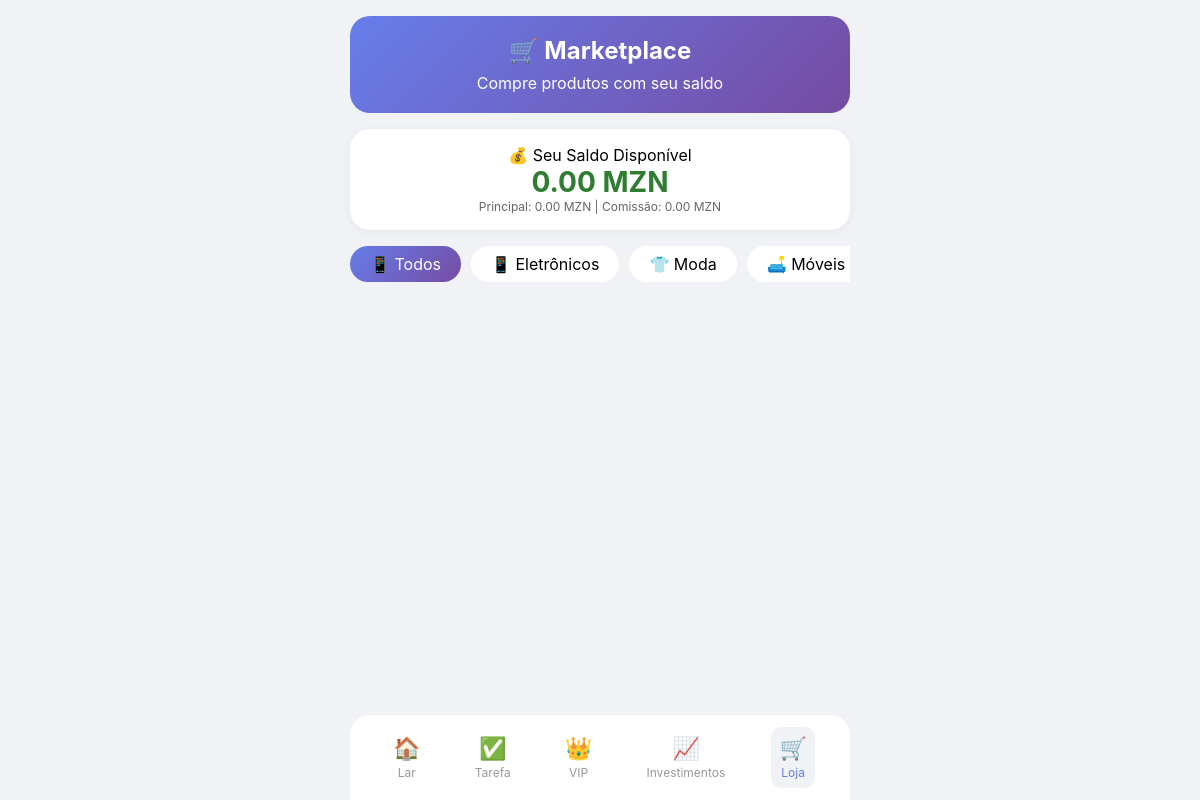
The page /shop (signed in) on the database as committed earlier.
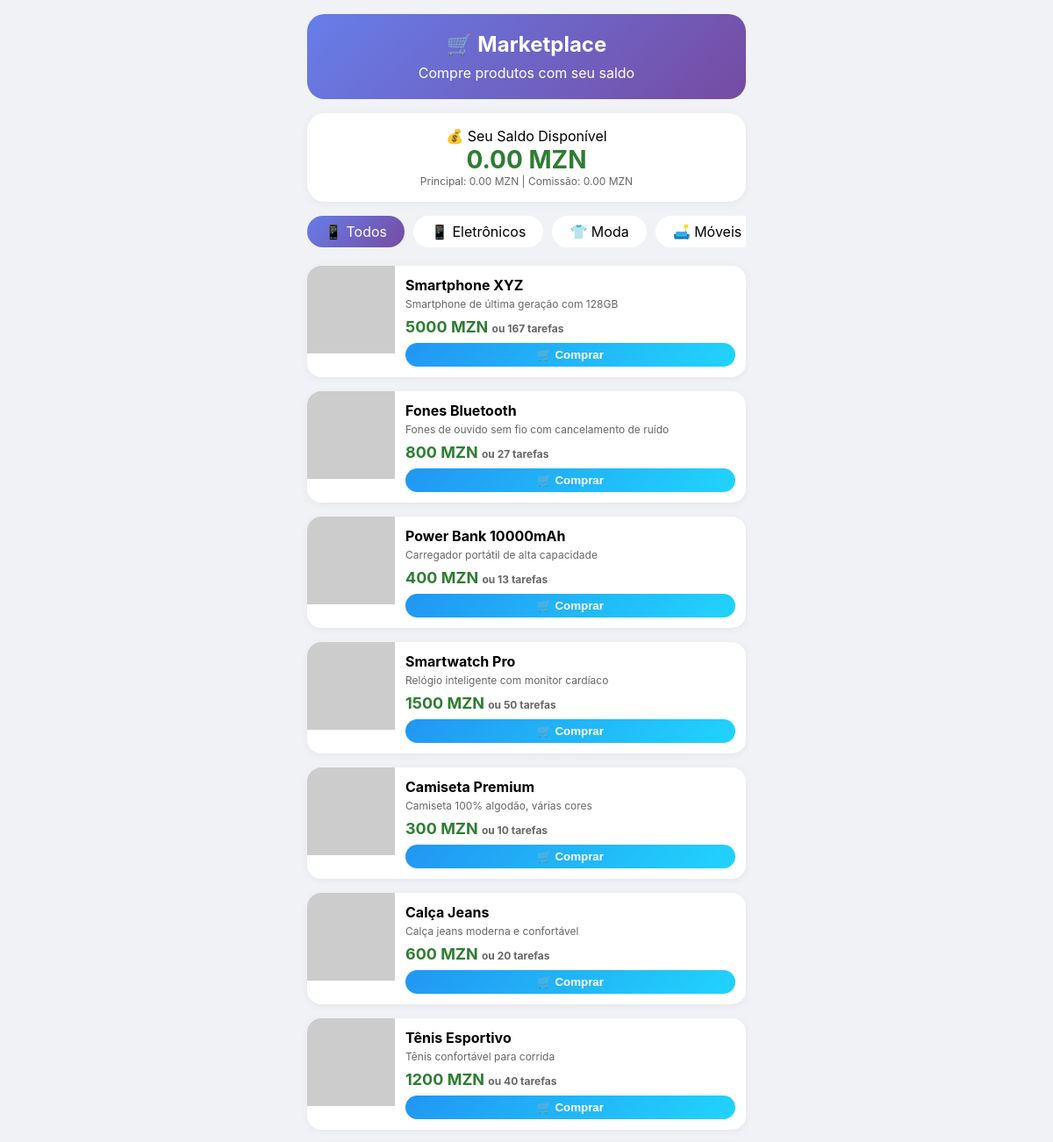
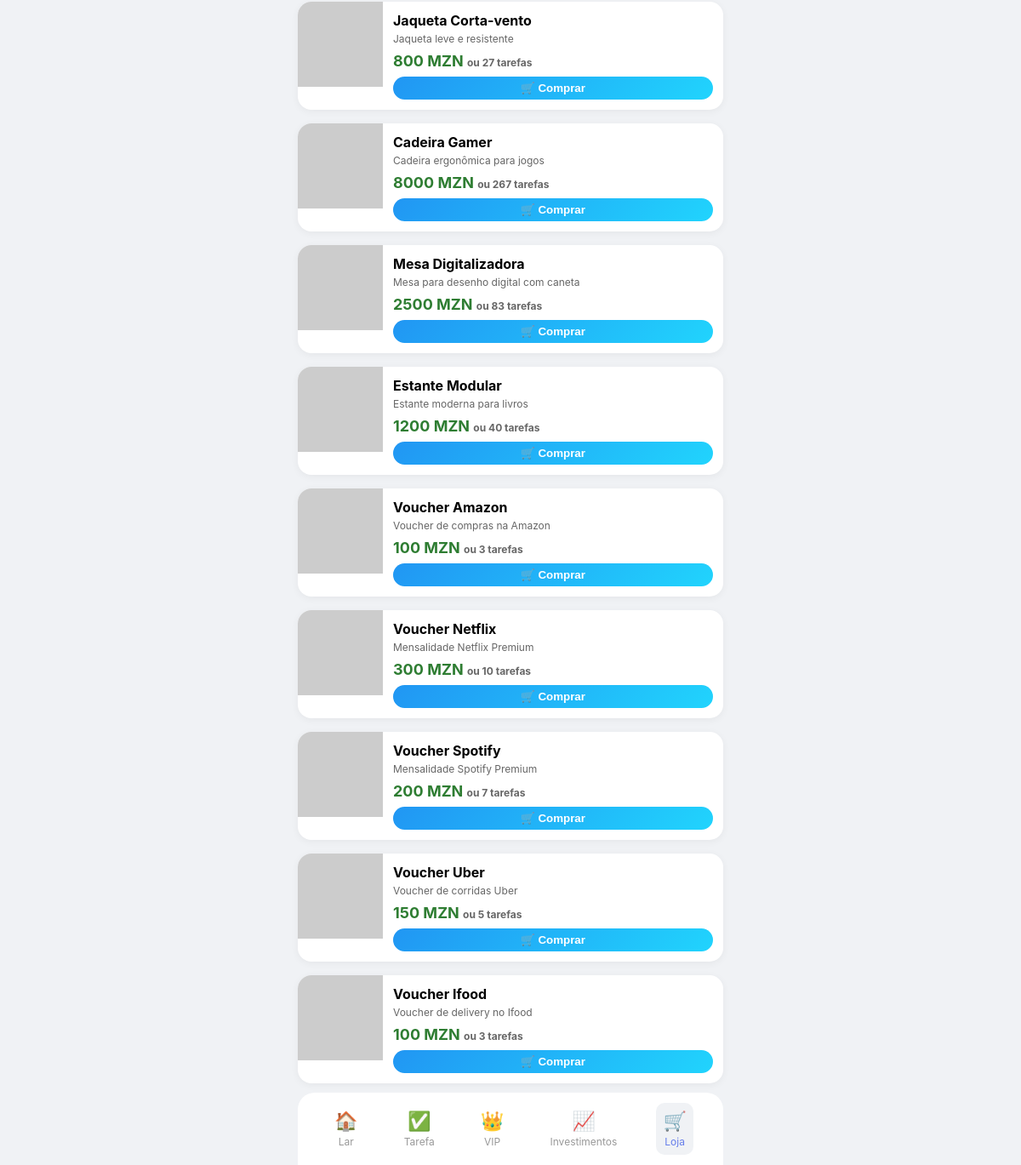
The same page on the database as committed later (2 pictures, top to bottom).
### tables this page shows
CREATE TABLE usuarios (
    id INTEGER PRIMARY KEY AUTOINCREMENT,
    nome TEXT NOT NULL,
    email TEXT UNIQUE NOT NULL,
    telefone TEXT,
    senha TEXT NOT NULL,
    codigo_convite TEXT UNIQUE NOT NULL,
    convidado_por TEXT,
    nivel INTEGER DEFAULT 0,
    nivel_nome TEXT DEFAULT 'Estagiário',
    validade_inicio TEXT,
    validade_fim TEXT,
    saldo_principal REAL DEFAULT 0,
    saldo_comissao REAL DEFAULT 0,
    ganhos_hoje REAL DEFAULT 0,
    ganhos_ontem REAL DEFAULT 0,
    ganhos_semana REAL DEFAULT 0,
    ganhos_mes REAL DEFAULT 0,
    ganhos_total REAL DEFAULT 0,
    is_admin INTEGER DEFAULT 0,
    data_registro TIMESTAMP DEFAULT CURRENT_TIMESTAMP
);

CREATE TABLE produtos (
    id INTEGER PRIMARY KEY AUTOINCREMENT,
    nome TEXT NOT NULL,
    descricao TEXT,
    preco REAL NOT NULL,
    imagem TEXT,
    categoria TEXT DEFAULT 'outros',
    ativo INTEGER DEFAULT 1,
    data_criacao TIMESTAMP DEFAULT CURRENT_TIMESTAMP
);

### app.py (the view)
@app.route('/shop')
@login_obrigatorio
def shop():
    try:
        conn = get_db()
        usuario = conn.execute('SELECT * FROM usuarios WHERE id = ?', (session['usuario_id'],)).fetchone()
        produtos = conn.execute('SELECT * FROM produtos WHERE ativo = 1 ORDER BY id').fetchall()
        conn.close()
        return render_template('shop.html', usuario=usuario, produtos=produtos)
    except Exception as e:
        print(f"❌ Erro em /shop: {str(e)}")
        flash('Erro ao carregar a loja', 'erro')
        return redirect(url_for('painel'))

### app.py (called while the page is built)
def get_db():
    conn = sqlite3.connect('database.db')
    conn.row_factory = sqlite3.Row
    return conn

def login_obrigatorio(f):
    @wraps(f)
    def decorated_function(*args, **kwargs):
        if 'usuario_id' not in session:
            flash('Faça login primeiro', 'erro')
            return redirect(url_for('login'))
        return f(*args, **kwargs)
    return decorated_function

### templates/shop.html (shortened to what this page needs)
<!DOCTYPE html>
<html lang="pt">
<head>
</head>
<body>
    <div class="container">
        <div class="header">
            <h1>🛒 Marketplace</h1>
            <p>Compre produtos com seu saldo</p>
        </div>
        <div class="saldo-card">
            <div>💰 Seu Saldo Disponível</div>
            <div class="saldo-valor" id="saldo-total">{{ "%.2f"|format(usuario.saldo_principal + usuario.saldo_comissao) }} MZN</div>
            <div style="font-size: 12px; color: #666;">Principal: {{ "%.2f"|format(usuario.saldo_principal) }} MZN | Comissão: {{ "%.2f"|format(usuario.saldo_comissao) }} MZN</div>
        </div>
        <div class="categorias">
            <div class="categoria active" data-cat="all">📱 Todos</div>
            <div class="categoria" data-cat="eletronicos">📱 Eletrônicos</div>
            <div class="categoria" data-cat="moda">👕 Moda</div>
            <div class="categoria" data-cat="moveis">🛋️ Móveis</div>
        </div>
        <div id="produtos-list">
            {% for produto in produtos %}
            <div class="produto-card" data-cat="{{ produto.categoria }}" data-preco="{{ produto.preco }}" data-id="{{ produto.id }}">
                <img src="{{ produto.imagem }}" class="produto-imagem" alt="{{ produto.nome }}" onerror="this.src='https://placehold.co/100x100/667eea/white?text={{ produto.nome[0] }}'">
                <div class="produto-info">
                    <div class="produto-titulo">{{ produto.nome }}</div>
                    <div class="produto-descricao">{{ produto.descricao[:50] }}{% if produto.descricao|length > 50 %}...{% endif %}</div>
                    <div class="produto-preco">{{ "%.0f"|format(produto.preco) }} MZN <span>ou {{ (produto.preco / 30)|round(0)|int }} tarefas</span></div>
                    <button class="btn-comprar" onclick="comprarProduto({{ produto.id }}, '{{ produto.nome }}', {{ produto.preco }})">🛒 Comprar</button>
                </div>
            </div>
            {% endfor %}
        </div>
        <div class="bottom-menu">
            <a href="/painel" class="bottom-item"><div class="bottom-icon">🏠</div><div>Lar</div></a>
            <a href="/tarefas" class="bottom-item"><div class="bottom-icon">✅</div><div>Tarefa</div></a>
            <a href="/vip" class="bottom-item"><div class="bottom-icon">👑</div><div>VIP</div></a>
            <a href="/depositar" class="bottom-item"><div class="bottom-icon">📈</div><div>Investimentos</div></a>
            <a href="/shop" class="bottom-item active"><div class="bottom-icon">🛒</div><div>Loja</div></a>
        </div>
    </div>
</body>
</html>

### templates/shop.html (style rules this page uses)
* { margin: 0; padding: 0; box-sizing: border-box; }
body { font-family: -apple-system, BlinkMacSystemFont, 'Segoe UI', Roboto, sans-serif; background: #f0f2f5; padding: 16px; padding-bottom: 80px; }
.container { max-width: 500px; margin: 0 auto; }
.header { background: linear-gradient(135deg, #667eea 0%, #764ba2 100%); color: white; border-radius: 20px; padding: 20px; margin-bottom: 16px; text-align: center; }
.header h1 { font-size: 24px; margin-bottom: 8px; }
.saldo-card { background: white; border-radius: 20px; padding: 16px; margin-bottom: 16px; text-align: center; box-shadow: 0 2px 10px rgba(0,0,0,0.05); }
.saldo-valor { font-size: 28px; font-weight: bold; color: #2e7d32; }
.categorias { display: flex; gap: 10px; overflow-x: auto; margin-bottom: 16px; padding-bottom: 5px; }
.categoria { background: white; padding: 8px 20px; border-radius: 20px; white-space: nowrap; cursor: pointer; transition: all 0.3s; }
.categoria.active { background: linear-gradient(135deg, #667eea 0%, #764ba2 100%); color: white; }
.produto-card { background: white; border-radius: 16px; margin-bottom: 16px; overflow: hidden; display: flex; box-shadow: 0 2px 10px rgba(0,0,0,0.05); }
.produto-imagem { width: 100px; height: 100px; object-fit: cover; }
.produto-info { flex: 1; padding: 12px; }
.produto-titulo { font-size: 16px; font-weight: bold; margin-bottom: 4px; }
.produto-descricao { font-size: 12px; color: #666; margin-bottom: 8px; }
.produto-preco { font-size: 18px; font-weight: bold; color: #2e7d32; margin-bottom: 8px; }
.produto-preco span { font-size: 12px; color: #666; }
.btn-comprar { background: linear-gradient(135deg, #2196f3 0%, #21d4fd 100%); color: white; border: none; padding: 6px 16px; border-radius: 20px; cursor: pointer; font-weight: bold; width: 100%; }
.bottom-menu { position: fixed; bottom: 0; left: 0; right: 0; background: white; display: flex; justify-content: space-around; padding: 12px 16px; max-width: 500px; margin: 0 auto; border-radius: 20px 20px 0 0; }
.bottom-item { text-align: center; text-decoration: none; color: #999; font-size: 12px; padding: 8px; border-radius: 10px; }
.bottom-item.active { color: #667eea; background: #f0f2f5; }
.bottom-icon { font-size: 22px; margin-bottom: 4px; }

Rows that differ between the two databases and show on the page:
added produtos: nome "Smartphone XYZ", descricao "Smartphone de última geração com 128GB", preco "5000", (produto.preco/30)|round(0)|int "167"
added produtos: nome "Fones Bluetooth", descricao "Fones de ouvido sem fio com cancelamento de ruído", preco "800", (produto.preco/30)|round(0)|int "27"
added produtos: nome "Power Bank 10000mAh", descricao "Carregador portátil de alta capacidade", preco "400", (produto.preco/30)|round(0)|int "13"
added produtos: nome "Smartwatch Pro", descricao "Relógio inteligente com monitor cardíaco", preco "1500", (produto.preco/30)|round(0)|int "50"
added produtos: nome "Camiseta Premium", descricao "Camiseta 100% algodão, várias cores", preco "300", (produto.preco/30)|round(0)|int "10"
added produtos: nome "Calça Jeans", descricao "Calça jeans moderna e confortável", preco "600", (produto.preco/30)|round(0)|int "20"
added produtos: nome "Tênis Esportivo", descricao "Tênis confortável para corrida", preco "1200", (produto.preco/30)|round(0)|int "40"
added produtos: nome "Jaqueta Corta-vento", descricao "Jaqueta leve e resistente", preco "800", (produto.preco/30)|round(0)|int "27"
added produtos: nome "Cadeira Gamer", descricao "Cadeira ergonômica para jogos", preco "8000", (produto.preco/30)|round(0)|int "267"
added produtos: nome "Mesa Digitalizadora", descricao "Mesa para desenho digital com caneta", preco "2500", (produto.preco/30)|round(0)|int "83"
added produtos: nome "Estante Modular", descricao "Estante moderna para livros", preco "1200", (produto.preco/30)|round(0)|int "40"
added produtos: nome "Voucher Amazon", descricao "Voucher de compras na Amazon", preco "100", (produto.preco/30)|round(0)|int "3"
added produtos: nome "Voucher Netflix", descricao "Mensalidade Netflix Premium", preco "300", (produto.preco/30)|round(0)|int "10"
added produtos: nome "Voucher Spotify", descricao "Mensalidade Spotify Premium", preco "200", (produto.preco/30)|round(0)|int "7"
added produtos: nome "Voucher Uber", descricao "Voucher de corridas Uber", preco "150", (produto.preco/30)|round(0)|int "5"
added produtos: nome "Voucher Ifood", descricao "Voucher de delivery no Ifood", preco "100", (produto.preco/30)|round(0)|int "3"
